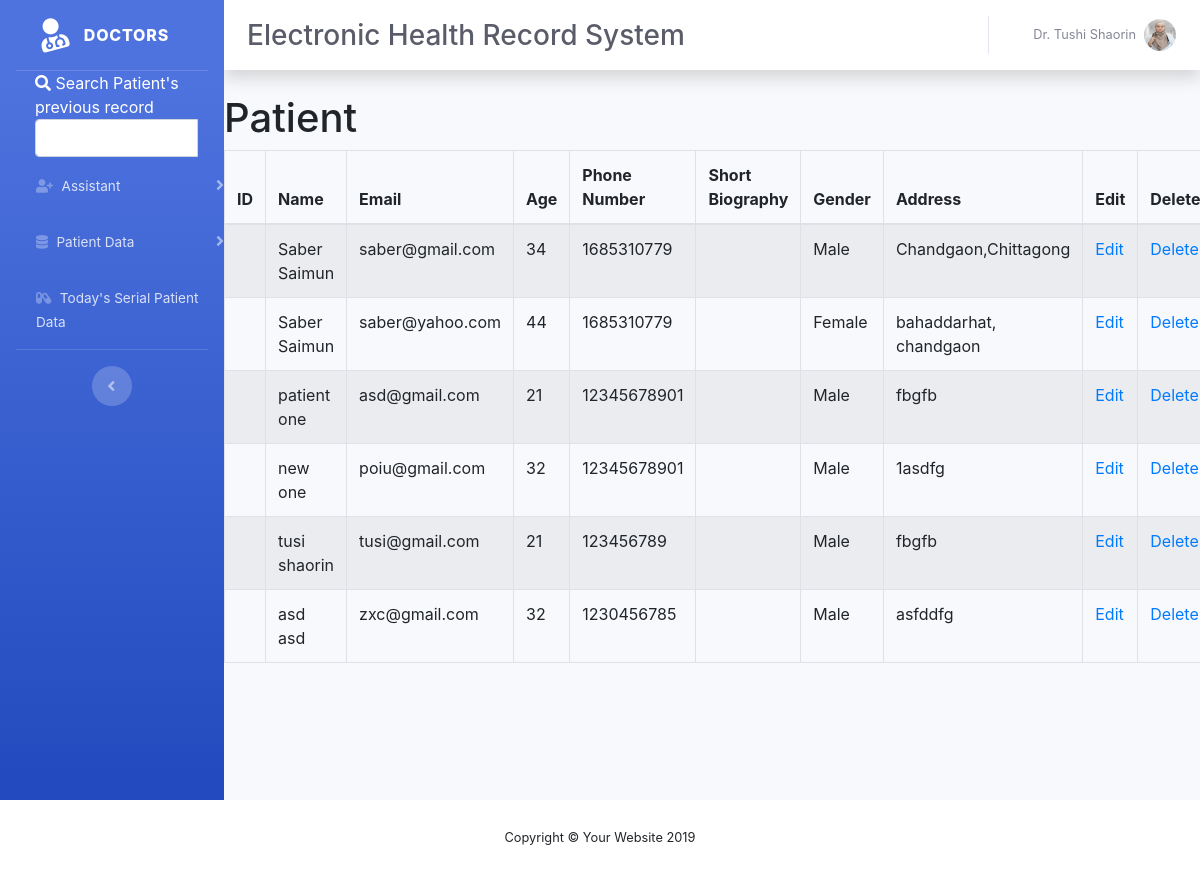
Screenshot of /admin/patientprofile.php with the database file from the repository.
### tables this page shows
CREATE TABLE `a_dmin` (
  `id` int(20) NOT NULL,
  `user_name` varchar(240) NOT NULL,
  `email` varchar(240) NOT NULL,
  `password` varchar(240) NOT NULL,
  `date` date NOT NULL,
  `name` varchar(240) NOT NULL,
  `degree` varchar(240) NOT NULL,
  `govt_reg` varchar(240) NOT NULL,
  `gender` varchar(240) NOT NULL,
  `phone` int(20) NOT NULL,
  `p_status` varchar(240) NOT NULL,
  `attached_h` varchar(240) NOT NULL,
  `bio` varchar(240) NOT NULL,
  `spaciality` varchar(240) NOT NULL,
  `address` varchar(240) NOT NULL,
  `img` varchar(240) NOT NULL
);

CREATE TABLE `patientregistration` (
  `patient_id` int(11) NOT NULL,
  `first_name` varchar(240) NOT NULL,
  `last_name` varchar(240) NOT NULL,
  `email` varchar(240) NOT NULL,
  `password` varchar(240) NOT NULL,
  `phone` varchar(240) NOT NULL,
  `gender` text NOT NULL,
  `age` int(20) NOT NULL,
  `address` varchar(240) NOT NULL,
  `t_img` text NOT NULL
);

### admin/patientprofile.php (the view, shortened to what this page needs)
<?Php include "include/database.php"; ?>
<?Php include "include/header.php"; ?>
<?Php include "include/nav.php"; ?>
<h1>Patient</h1>
<table id="example" class="table table-striped table-bordered" style="width:100%">
        <thead>
            <tr>
                <th>ID</th>
                <th>Name</th>
                <th>Email</th>
                <th>Age</th>
                <th>Phone Number</th>
                <th>Short Biography</th>
                <th>Gender</th>
                <th>Address</th>
                <th>Edit</th>
                <th>Delete</th>
            </tr>
        </thead>
        <tbody>
             <?php
                          $query =   "SELECT * FROM patientregistration";
                      $select_posts = mysqli_query($connection,$query);
                    while($row=mysqli_fetch_assoc($select_posts)) {
                        $id = $row['id'];
                        $first_name = $row['first_name'];
                        $last_name = $row['last_name'];
                        $email = $row['email'];
                        $phone = $row['phone'];
                        $bio = $row['bio'];
                        $gender = $row['gender'];
                        $age = $row['age'];
                        $address = $row['address'];
                        echo "<tr>";
                        echo "<td>$id</td>";
                        echo "<td>$first_name  $last_name </td>";
                        echo "<td>$email</td>";
                        echo "<td>$age</td>";
                        echo "<td>$phone</td>";
                        echo "<td>$bio</td>";
                        echo "<td>$gender</td>";
                        echo "<td>$address</td>";
                         echo "<td><a href='patientprofile.php?edit={$id}' >Edit</a></td>";
                        echo "<td><a onClick=\"javascript: return confirm('Are u sure u want to delete'); \" href='patientprofile.php?delete={$id}' >Delete</a></td>";
                        echo "</tr>";
                        }
                  ?>
        </tbody>
    </table>
              <br><br><br>
        </div>
        </div>
            </div>
     <?Php include "include/footer.php"; ?>

### admin/include/nav.php (shortened to what this page needs)
<div id="wrapper">
  <ul class="navbar-nav bg-gradient-primary sidebar sidebar-dark accordion" id="accordionSidebar">
    <a class="sidebar-brand d-flex align-items-center justify-content-center" href="index.php">
      <div class="sidebar-brand-icon rotate-n-15">
        <i class="fas fa-user-md"></i>
      </div>
      <div class="sidebar-brand-text mx-3">Doctors</div>
    </a>
    <hr class="sidebar-divider my-0">
     <li class="nav-item">
        <div class="search" style="margin-left: 15px;">
        <i style="color:white;" class="fas fa-search"></i>
        <span style="color: white;"> Search Patient's previous record</span>
              <form action="search.php" method="post">
                  <div class="input-group">
                      <input name="search" type="text" class="form-control">
                      <span class="input-group-btn">
                          <button name="submit" class="btn btn-default" type="submit" style = "margin-top: 8px;">
                      </button>
                      </span>
                  </div>
          </form>
          </div>
    </li>
    <li class="nav-item">
      <a class="nav-link collapsed" href="" data-toggle="collapse" data-target="#collapsePagesss" aria-expanded="true" aria-controls="collapsePages">
        <i class="fas fa-user-plus"></i>
        <span>Assistant</span>
      </a>
    </li>
    <li class="nav-item">
      <a class="nav-link collapsed" href="#" data-toggle="collapse" data-target="#collapsePages" aria-expanded="true" aria-controls="collapsePages">
        <i class="fas fa-database"></i>
        <span>Patient Data</span>
      </a>
    </li>
     <li class="nav-item">
      <a class="nav-link" href="todays_patient_data.php">
        <i class="fas fa-capsules"></i>
        <span>Today's Serial Patient Data</span></a>
    </li>
    <hr class="sidebar-divider d-none d-md-block">
    <div class="text-center d-none d-md-inline">
      <button class="rounded-circle border-0" id="sidebarToggle"></button>
    </div>
  </ul>
  <div id="content-wrapper" class="d-flex flex-column">
    <div id="content">
      <nav class="navbar navbar-expand navbar-light bg-white topbar mb-4 static-top shadow">
        <div class="d-sm-flex align-items-center justify-content-between mb-4">
          <h1 class="h3 mb-0 text-gray-800 " style="margin-left: 7px;margin-top: 25px;">Electronic Health Record System</h1>
        </div>
        <ul class="navbar-nav ml-auto">
             <?php
                    $query =   "SELECT * FROM a_dmin";
                    $select_posts = mysqli_query($connection,$query);
                  while($row=mysqli_fetch_assoc($select_posts)) {
                    $user_name = $row['user_name'];
                      $img = $row['img'];
                      }
                ?>
          <li class="nav-item dropdown no-arrow">
            <a class="nav-link dropdown-toggle" href="#" id="userDropdown" role="button" data-toggle="dropdown" aria-haspopup="true" aria-expanded="false">
              <span class="mr-2 d-none d-lg-inline text-gray-600 small"><?php echo "$user_name"; ?></span>
               <?php echo "<img class='img-profile rounded-circle' src='../img/$img' alt='image'>"; ?>
            </a>
          </li>
        </ul>
      </nav>

### admin/css/main.css (style rules this page uses)
li.nav-item { margin-left: 20px; }

### rows the page displays
a_dmin: user_name "Dr. Tushi Shaorin", img (picture)
patientregistration: first_name "Saber", last_name "Saimun", email "saber@gmail.com", age "34", phone "1685310779", gender "Male", address "Chandgaon,Chittagong"
patientregistration: first_name "Saber", last_name "Saimun", email "saber@yahoo.com", age "44", phone "1685310779", gender "Female", address "bahaddarhat, chandgaon"
patientregistration: first_name "patient", last_name "one", email "asd@gmail.com", age "21", phone "12345678901", gender "Male", address "fbgfb"
patientregistration: first_name "new", last_name "one", email "poiu@gmail.com", age "32", phone "12345678901", gender "Male", address "1asdfg"
patientregistration: first_name "tusi", last_name "shaorin", email "tusi@gmail.com", age "21", phone "123456789", gender "Male", address "fbgfb"
patientregistration: first_name "asd", last_name "asd", email "zxc@gmail.com", age "32", phone "1230456785", gender "Male", address "asfddfg"
